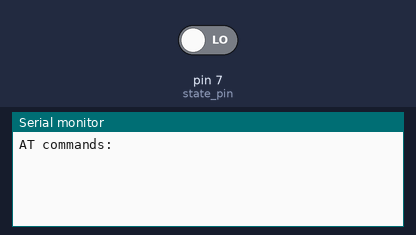
Recording of a sketch running on a simulated Arduino Uno, built with avr-gcc and run on an emulated ATmega328P. Shown: the last lines printed to the serial monitor. The test bench sets the inputs (shaded band); at power-on: pin 7 (state_pin) LOW.

Above: at 1.2 s.
1.3 s: pin 7 (state_pin) driven HIGH
At 1.7 s:
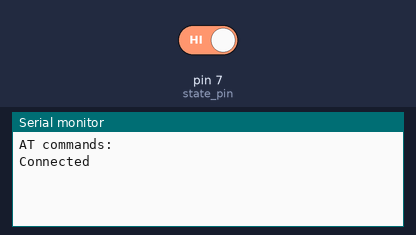
2.8 s: pin 7 (state_pin) driven LOW
At 4.0 s:
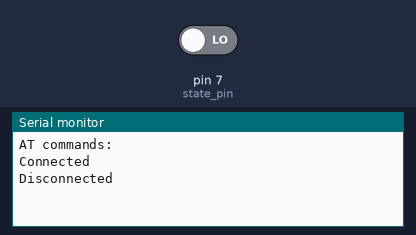

The sketch:

ble_echo.ino
```cpp
#include <SoftwareSerial.h>
SoftwareSerial BTSerial(3, 4); //RX|TX

//it goes to AT mode without EN pin
//needs /r/n obviously, the bound rate is always 9600
// managed to connect to BluetoothLE and BlueCap
// BluetoothLE even sent data to the service with FF
// no further service configurations is possible...
// can go to sleep mode - wake up with 80+ char string via serial

const int state_pin = 7;
int connection_state = 0;
int current_state = 0;

void setup(){
  Serial.begin(9600);
  BTSerial.begin(9600); // default baud rate

  pinMode(state_pin, INPUT);

  while(!Serial); //if it is an Arduino Micro
  Serial.println("AT commands: ");
}

void loop(){
  current_state = digitalRead(state_pin);
  if (current_state != connection_state){
    connection_state = current_state;
    if (current_state){
      Serial.println("Connected");
    }
    else{
      Serial.println("Disconnected");
    }
  }

  //read from the HM-10 and print in the Serial
  if(BTSerial.available()){
    BTSerial.println("Echo: "+BTSerial.readString());
  }

  //read from the Serial and print to the HM-10
  if(Serial.available()){
    BTSerial.write(Serial.read());
  }
}
```

Measured:
- after the input at 1.3 s, the serial monitor: prints a new line at once (image 1)
- after the input at 2.8 s, the serial monitor: prints a new line at once (image 2)
